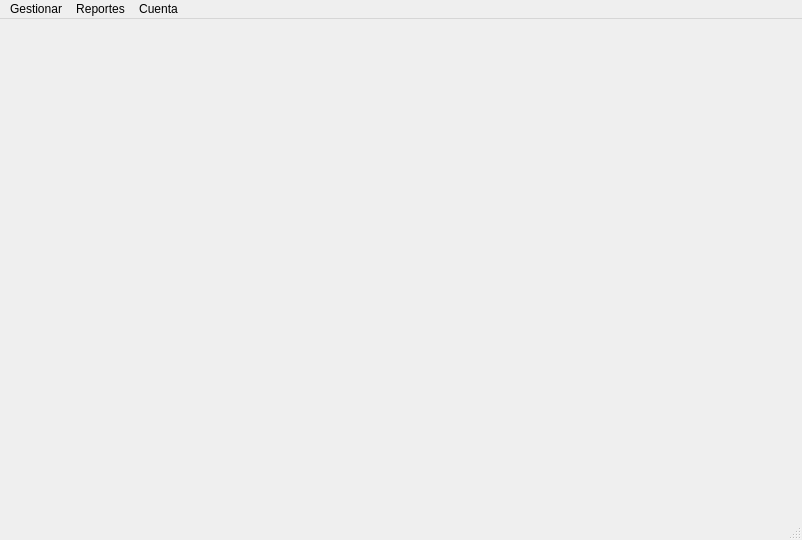
<?xml version="1.0" encoding="UTF-8"?>
<ui version="4.0">
 <class>MainWindow</class>
 <widget class="QMainWindow" name="MainWindow">
  <property name="geometry">
   <rect>
    <x>0</x>
    <y>0</y>
    <width>802</width>
    <height>540</height>
   </rect>
  </property>
  <property name="windowTitle">
   <string>Ventana Principal</string>
  </property>
  <widget class="QWidget" name="centralwidget"/>
  <widget class="QMenuBar" name="menubar">
   <property name="geometry">
    <rect>
     <x>0</x>
     <y>0</y>
     <width>802</width>
     <height>21</height>
    </rect>
   </property>
   <widget class="QMenu" name="menuGestionar">
    <property name="title">
     <string>Gestionar</string>
    </property>
    <addaction name="res_acs"/>
    <addaction name="actionresponsable"/>
    <addaction name="action_muebles"/>
    <addaction name="actionEquipos_Electricos"/>
    <addaction name="actionEquipos_de_Combustion"/>
    <addaction name="actionUsuarios"/>
   </widget>
   <widget class="QMenu" name="menuReportes">
    <property name="title">
     <string>Reportes</string>
    </property>
    <addaction name="actionResonsable_may_consumo"/>
    <addaction name="action_local"/>
    <addaction name="actionLista_de_responsable_de_edad"/>
    <addaction name="actionGrafico_de_Mueble_por_material"/>
   </widget>
   <widget class="QMenu" name="menuCuenta">
    <property name="title">
     <string>Cuenta</string>
    </property>
    <addaction name="actionCerrar_cesion"/>
   </widget>
   <addaction name="menuGestionar"/>
   <addaction name="menuReportes"/>
   <addaction name="menuCuenta"/>
  </widget>
  <widget class="QStatusBar" name="statusbar"/>
  <action name="res_acs">
   <property name="text">
    <string>Responsable</string>
   </property>
   <property name="visible">
    <bool>false</bool>
   </property>
  </action>
  <action name="actionresponsable">
   <property name="checkable">
    <bool>false</bool>
   </property>
   <property name="text">
    <string>Responsables</string>
   </property>
  </action>
  <action name="action_muebles">
   <property name="text">
    <string>Muebles</string>
   </property>
  </action>
  <action name="actionEquipos_Electricos">
   <property name="text">
    <string>Equipos Electricos</string>
   </property>
  </action>
  <action name="actionResonsable_may_consumo">
   <property name="enabled">
    <bool>true</bool>
   </property>
   <property name="text">
    <string>Responsable por equipo de mayor consumo</string>
   </property>
  </action>
  <action name="action_local">
   <property name="enabled">
    <bool>true</bool>
   </property>
   <property name="text">
    <string>Porciento de medios basico de un local por material</string>
   </property>
  </action>
  <action name="actionLista_de_responsable_de_edad">
   <property name="enabled">
    <bool>true</bool>
   </property>
   <property name="text">
    <string>Lista de responsable mayor de una edad</string>
   </property>
  </action>
  <action name="actionCerrar_cesion">
   <property name="text">
    <string>Cerrar cesión</string>
   </property>
  </action>
  <action name="actionGrafico_de_Mueble_por_material">
   <property name="text">
    <string>Grafico de Mueble por material</string>
   </property>
  </action>
  <action name="actionEquipos_de_Combustion">
   <property name="text">
    <string>Equipos de Combustion</string>
   </property>
  </action>
  <action name="actionUsuarios">
   <property name="text">
    <string>Usuarios</string>
   </property>
  </action>
 </widget>
 <resources/>
 <connections/>
</ui>
